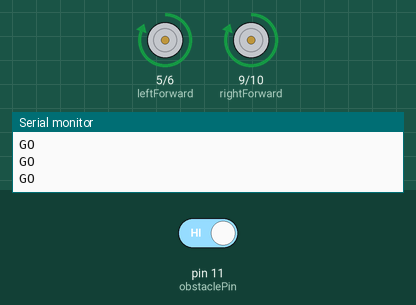
A sketch run on a simulated Arduino Uno, built with avr-gcc and run on an emulated ATmega328P. Parts: motor-driver pin pairs drawn as motors (green arrow = first pin HIGH = forward, orange = second pin HIGH = backward, longer = more drive), the last lines printed to the serial monitor. Inputs (shaded band) come from the test bench; at power-on: pin 11 (obstaclePin) HIGH.

Above: at 7.0 s.
7.1 s: pin 11 (obstaclePin) driven LOW
At 9.9 s:
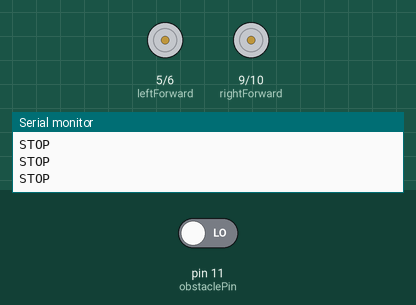
11.1 s: pin 11 (obstaclePin) driven HIGH
At 11.4 s:
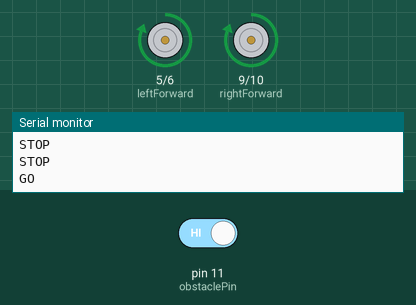
Timing chart, 0 to 14.1 s (numbered marks = the images above; inputs shaded):
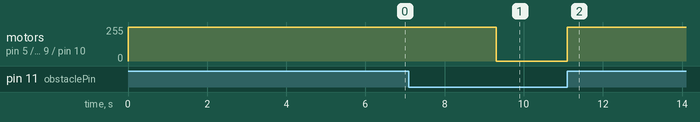

Measured:
- after the input at 7.1 s, motor on pin 5 (leftForward) / pin 6 (leftBackward), motor on pin 9 (rightForward) / pin 10 (rightBackward): forward 255/255 → stopped after 2.2 s
- after the input at 11.1 s, motor on pin 5 (leftForward) / pin 6 (leftBackward), motor on pin 9 (rightForward) / pin 10 (rightBackward): stopped → forward 255/255 at once

The sketch:

ROBO1IR.ino
```cpp
const int leftForward = 5;
const int leftBackward = 6;
const int rightForward = 9;
const int rightBackward = 10;
int obstaclePin = 11;
int hasObstacle;

void setup() {
  pinMode(leftForward , OUTPUT);
  pinMode(leftBackward , OUTPUT);
  pinMode(rightForward , OUTPUT);
  pinMode(rightBackward , OUTPUT);
  pinMode(obstaclePin, INPUT);
  Serial.begin(9600);
}
void loop() {
  hasObstacle = digitalRead(obstaclePin);
  if (hasObstacle == LOW)
  {
    Serial.println("STOP");
    analogWrite(leftForward , 0);
    analogWrite(rightForward , 0);
    analogWrite(leftBackward , 0);
    analogWrite(rightBackward , 0);
  }
  else
  {
    Serial.println("GO");
    analogWrite(leftForward , 255);
    analogWrite(rightForward , 255);
    analogWrite(leftBackward , 0);
    analogWrite(rightBackward , 0);
    delay(3000);
  }
  delay(100);
}
```
